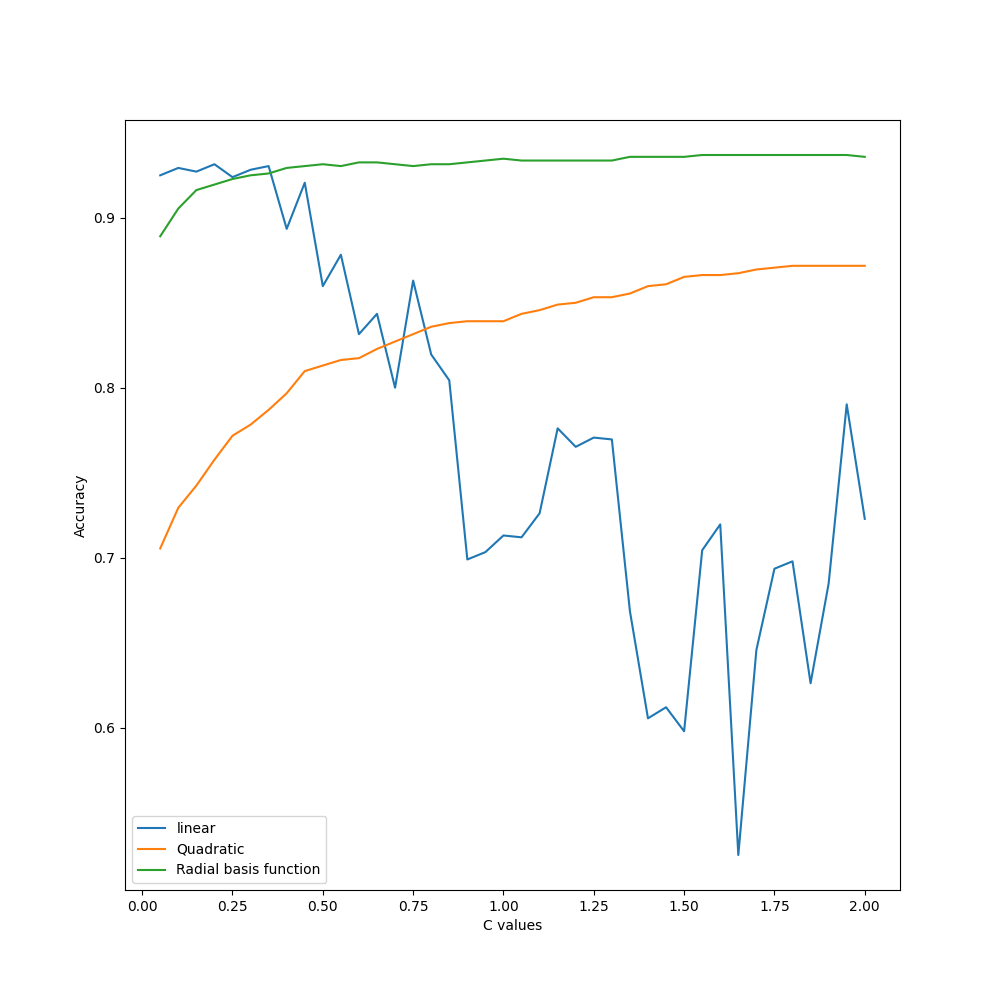

Write the Python code that produced this figure.
import math
import argparse
import numpy as np
import pandas as pd
from tqdm import trange, tqdm
import matplotlib.pyplot as plt
from sklearn.preprocessing import StandardScaler
from sklearn.model_selection import train_test_split
from sklearn.exceptions import ConvergenceWarning
import warnings
from sklearn.svm import SVC
import warnings
warnings.filterwarnings("ignore", category=ConvergenceWarning)


def read_data(PATH) :
    """Function to read data from file

    Args:
        PATH (str): PATH to file containing data

    Returns:
        df: numpy array after performing normalization
    """
    df = pd.read_csv(PATH)
    df = df.to_numpy()
    labels = df[:,-1]
    scaler = StandardScaler()
    df = scaler.fit_transform(df)
    return df[:,:-1], labels



def SVM(X, y):
    """Function to perform classification using SVM
    Args:
        X (numpy array) : input_feature vector
        Y (numpy array) : input labels
    
    """
    X_train, X_test, y_train, y_test = train_test_split( X, y, test_size=0.20, random_state=11)
    g_max = 0.0
    k_accuracies = []
    print("Using SVM classifier ... ")
    for kernel in ['linear', 'poly', 'rbf']:
        max_accuracy = 0.0
        accuracies = []
        for i in trange(1, 41):
            C = 0.05*i
            clf = SVC(C = C, kernel= kernel, max_iter=2000, degree=2)
            clf.fit(X_train, y_train)
            accuracy = clf.score(X_test, y_test)
            max_accuracy = max(max_accuracy, accuracy)
            accuracies.append(accuracy)
        k_accuracies.append(accuracies)
        kernel_ = kernel if kernel != 'poly' else 'Quadratic'
        kernel_ = kernel_ if kernel_ != 'rbf' else 'Radial basis function'
        C_ = (accuracies.index(max_accuracy) + 1)*0.05
        
        clf = SVC(C = C_, kernel= kernel, max_iter=2000, degree=2)
        clf.fit(X_train, y_train)
        acc_train = clf.score(X_train, y_train)
        
        print("Max_Test_Accuracy for kernel =",kernel_, " : ", max_accuracy, "at C = ", C_)
        print("Train_Accuracy for best C =", acc_train)
        g_max = max(g_max, max_accuracy)
    print("Overall Max_Test_Accuracy: ", g_max)
    C_values = [0.05*i for i in range(1, 41)]

    plt.figure(figsize = (10, 10))
    plt.plot(C_values,k_accuracies[0], label = 'linear')
    plt.plot(C_values,k_accuracies[1], label = 'Quadratic')
    plt.plot(C_values,k_accuracies[2], label = 'Radial basis function')
    plt.xlabel('C values')
    plt.ylabel('Accuracy')
    plt.legend()
    plt.savefig('SVM.png')





if __name__ == "__main__" :
    
    parser = argparse.ArgumentParser()
    parser.add_argument("--data_path",type=str, default="spambase.data")
    args = parser.parse_args()
    PATH = args.data_path
    data, labels = read_data(PATH)
    SVM(data, labels)
